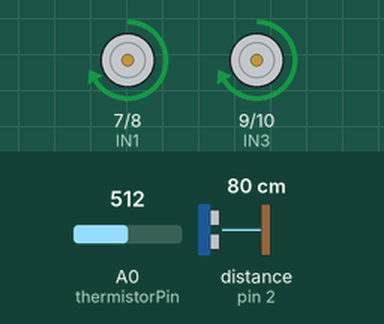
Simulated run of this sketch. Board: Arduino Uno, built with avr-gcc and run on an emulated ATmega328P. On the bench: motor-driver pin pairs drawn as motors (green arrow = first pin HIGH = forward, orange = second pin HIGH = backward, longer = more drive, scaled by the enable pin). Wiring (inferred from the names in the program): ultrasonic range finder: trigger pin 3; echo pin 2. Inputs (shaded band) come from the test bench; at power-on: A0 (thermistorPin) = 512, distance to the obstacle (sensor on pin 2) 80 cm. The echo pulse lasts 58.3 µs per cm; what the sketch prints to the serial monitor is not drawn.

Above: at 0.5 s.
Timing chart, 0 to 4.6 s (numbered marks = the images above):
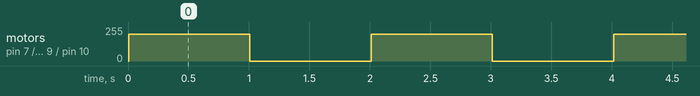

The sketch:

bot.ino
```cpp
// Pin definitions
const int thermistorPin = A0;
const int trigPin = 3;
const int echoPin = 2;

// Motor driver pins
const int ENA = 6;
const int IN1 = 7;
const int IN2 = 8;
const int IN3 = 9;
const int IN4 = 10;
const int ENB = 11;

void setup() {
  Serial.begin(9600);

  pinMode(trigPin, OUTPUT);
  pinMode(echoPin, INPUT);

  pinMode(ENA, OUTPUT);
  pinMode(ENB, OUTPUT);
  pinMode(IN1, OUTPUT);
  pinMode(IN2, OUTPUT);
  pinMode(IN3, OUTPUT);
  pinMode(IN4, OUTPUT);
}

void loop() {
  // Read thermistor raw value
  int thermValue = analogRead(thermistorPin);
  Serial.print("Thermistor value: ");
  Serial.println(thermValue);

  // Ultrasonic distance
  long duration, distance;
  digitalWrite(trigPin, LOW);
  delayMicroseconds(2);
  digitalWrite(trigPin, HIGH);
  delayMicroseconds(10);
  digitalWrite(trigPin, LOW);

  duration = pulseIn(echoPin, HIGH);
  distance = duration * 0.034 / 2;
  Serial.print("Distance: ");
  Serial.print(distance);
  Serial.println(" cm");

  // Example motor forward
  analogWrite(ENA, 200); // speed 0-255
  analogWrite(ENB, 200);
  digitalWrite(IN1, HIGH);
  digitalWrite(IN2, LOW);
  digitalWrite(IN3, HIGH);
  digitalWrite(IN4, LOW);

  delay(1000);

  // Stop motors
  analogWrite(ENA, 0);
  analogWrite(ENB, 0);
  delay(1000);
}
```

Measured:
- by itself, motor on pin 7 (IN1) / pin 8 (IN2), motor on pin 9 (IN3) / pin 10 (IN4): alternates forward 200/255 for 1.0 s and stopped for 1.0 s
